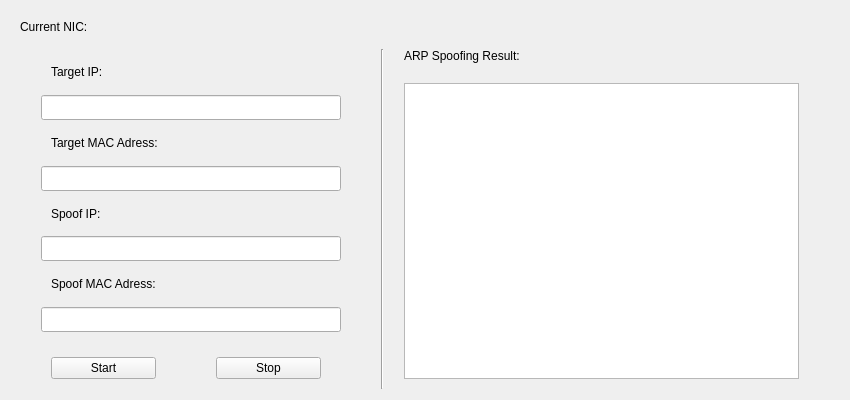
<?xml version="1.0" encoding="UTF-8"?>
<ui version="4.0">
 <class>ArpSpoof</class>
 <widget class="QWidget" name="ArpSpoof">
  <property name="geometry">
   <rect>
    <x>0</x>
    <y>0</y>
    <width>850</width>
    <height>400</height>
   </rect>
  </property>
  <property name="sizePolicy">
   <sizepolicy hsizetype="Preferred" vsizetype="Preferred">
    <horstretch>0</horstretch>
    <verstretch>0</verstretch>
   </sizepolicy>
  </property>
  <property name="minimumSize">
   <size>
    <width>850</width>
    <height>400</height>
   </size>
  </property>
  <property name="maximumSize">
   <size>
    <width>850</width>
    <height>400</height>
   </size>
  </property>
  <property name="windowTitle">
   <string>ARP Spoofing</string>
  </property>
  <property name="statusTip">
   <string/>
  </property>
  <layout class="QVBoxLayout" name="verticalLayout_4">
   <item>
    <widget class="QWidget" name="widget" native="true">
     <layout class="QHBoxLayout" name="horizontalLayout_2">
      <item>
       <widget class="QLabel" name="curNicLabel">
        <property name="sizePolicy">
         <sizepolicy hsizetype="Preferred" vsizetype="Preferred">
          <horstretch>0</horstretch>
          <verstretch>0</verstretch>
         </sizepolicy>
        </property>
        <property name="text">
         <string>Current NIC:</string>
        </property>
       </widget>
      </item>
      <item>
       <widget class="QLabel" name="nicName">
        <property name="sizePolicy">
         <sizepolicy hsizetype="MinimumExpanding" vsizetype="Preferred">
          <horstretch>0</horstretch>
          <verstretch>0</verstretch>
         </sizepolicy>
        </property>
        <property name="frameShape">
         <enum>QFrame::NoFrame</enum>
        </property>
        <property name="text">
         <string/>
        </property>
        <property name="alignment">
         <set>Qt::AlignCenter</set>
        </property>
       </widget>
      </item>
     </layout>
    </widget>
   </item>
   <item>
    <layout class="QHBoxLayout" name="horizontalLayout_3">
     <property name="spacing">
      <number>20</number>
     </property>
     <item>
      <layout class="QVBoxLayout" name="verticalLayout_2">
       <property name="spacing">
        <number>0</number>
       </property>
       <property name="bottomMargin">
        <number>10</number>
       </property>
       <item>
        <layout class="QVBoxLayout" name="verticalLayout_3">
         <property name="leftMargin">
          <number>30</number>
         </property>
         <property name="rightMargin">
          <number>20</number>
         </property>
         <property name="bottomMargin">
          <number>25</number>
         </property>
         <item>
          <widget class="QLabel" name="targetIPLabel">
           <property name="sizePolicy">
            <sizepolicy hsizetype="Preferred" vsizetype="Expanding">
             <horstretch>0</horstretch>
             <verstretch>0</verstretch>
            </sizepolicy>
           </property>
           <property name="text">
            <string>Target IP:</string>
           </property>
           <property name="alignment">
            <set>Qt::AlignLeading|Qt::AlignLeft|Qt::AlignVCenter</set>
           </property>
           <property name="indent">
            <number>10</number>
           </property>
          </widget>
         </item>
         <item>
          <widget class="QLineEdit" name="targetIP">
           <property name="sizePolicy">
            <sizepolicy hsizetype="MinimumExpanding" vsizetype="Fixed">
             <horstretch>0</horstretch>
             <verstretch>0</verstretch>
            </sizepolicy>
           </property>
           <property name="minimumSize">
            <size>
             <width>80</width>
             <height>25</height>
            </size>
           </property>
           <property name="maximumSize">
            <size>
             <width>300</width>
             <height>16777215</height>
            </size>
           </property>
           <property name="focusPolicy">
            <enum>Qt::StrongFocus</enum>
           </property>
           <property name="contextMenuPolicy">
            <enum>Qt::DefaultContextMenu</enum>
           </property>
           <property name="statusTip">
            <string>目标IP</string>
           </property>
           <property name="inputMask">
            <string/>
           </property>
           <property name="text">
            <string/>
           </property>
           <property name="frame">
            <bool>true</bool>
           </property>
           <property name="alignment">
            <set>Qt::AlignCenter</set>
           </property>
          </widget>
         </item>
         <item>
          <widget class="QLabel" name="targetMacLabel">
           <property name="sizePolicy">
            <sizepolicy hsizetype="Preferred" vsizetype="Expanding">
             <horstretch>0</horstretch>
             <verstretch>0</verstretch>
            </sizepolicy>
           </property>
           <property name="text">
            <string>Target MAC Adress:</string>
           </property>
           <property name="alignment">
            <set>Qt::AlignLeading|Qt::AlignLeft|Qt::AlignVCenter</set>
           </property>
           <property name="indent">
            <number>10</number>
           </property>
          </widget>
         </item>
         <item>
          <widget class="QLineEdit" name="targetMacAddr">
           <property name="minimumSize">
            <size>
             <width>0</width>
             <height>25</height>
            </size>
           </property>
           <property name="maximumSize">
            <size>
             <width>300</width>
             <height>16777215</height>
            </size>
           </property>
           <property name="focusPolicy">
            <enum>Qt::StrongFocus</enum>
           </property>
           <property name="alignment">
            <set>Qt::AlignCenter</set>
           </property>
          </widget>
         </item>
         <item>
          <widget class="QLabel" name="spoofIPLabel">
           <property name="sizePolicy">
            <sizepolicy hsizetype="Preferred" vsizetype="MinimumExpanding">
             <horstretch>0</horstretch>
             <verstretch>0</verstretch>
            </sizepolicy>
           </property>
           <property name="text">
            <string>Spoof IP:</string>
           </property>
           <property name="alignment">
            <set>Qt::AlignLeading|Qt::AlignLeft|Qt::AlignVCenter</set>
           </property>
           <property name="indent">
            <number>10</number>
           </property>
          </widget>
         </item>
         <item>
          <widget class="QLineEdit" name="spoofIP">
           <property name="sizePolicy">
            <sizepolicy hsizetype="MinimumExpanding" vsizetype="Fixed">
             <horstretch>0</horstretch>
             <verstretch>0</verstretch>
            </sizepolicy>
           </property>
           <property name="minimumSize">
            <size>
             <width>80</width>
             <height>25</height>
            </size>
           </property>
           <property name="maximumSize">
            <size>
             <width>300</width>
             <height>16777215</height>
            </size>
           </property>
           <property name="focusPolicy">
            <enum>Qt::StrongFocus</enum>
           </property>
           <property name="contextMenuPolicy">
            <enum>Qt::DefaultContextMenu</enum>
           </property>
           <property name="statusTip">
            <string>欺骗IP</string>
           </property>
           <property name="text">
            <string/>
           </property>
           <property name="alignment">
            <set>Qt::AlignCenter</set>
           </property>
          </widget>
         </item>
         <item>
          <widget class="QLabel" name="spoofMacLabel">
           <property name="sizePolicy">
            <sizepolicy hsizetype="Preferred" vsizetype="Expanding">
             <horstretch>0</horstretch>
             <verstretch>0</verstretch>
            </sizepolicy>
           </property>
           <property name="text">
            <string>Spoof MAC Adress:</string>
           </property>
           <property name="alignment">
            <set>Qt::AlignLeading|Qt::AlignLeft|Qt::AlignVCenter</set>
           </property>
           <property name="indent">
            <number>10</number>
           </property>
          </widget>
         </item>
         <item>
          <widget class="QLineEdit" name="spoofMacAddr">
           <property name="minimumSize">
            <size>
             <width>0</width>
             <height>25</height>
            </size>
           </property>
           <property name="maximumSize">
            <size>
             <width>300</width>
             <height>16777215</height>
            </size>
           </property>
           <property name="focusPolicy">
            <enum>Qt::StrongFocus</enum>
           </property>
           <property name="alignment">
            <set>Qt::AlignCenter</set>
           </property>
          </widget>
         </item>
        </layout>
       </item>
       <item>
        <layout class="QHBoxLayout" name="horizontalLayout">
         <property name="spacing">
          <number>60</number>
         </property>
         <property name="leftMargin">
          <number>40</number>
         </property>
         <property name="rightMargin">
          <number>40</number>
         </property>
         <item>
          <widget class="QPushButton" name="startBtn">
           <property name="text">
            <string>Start</string>
           </property>
          </widget>
         </item>
         <item>
          <widget class="QPushButton" name="stopBtn">
           <property name="text">
            <string>Stop</string>
           </property>
          </widget>
         </item>
        </layout>
       </item>
      </layout>
     </item>
     <item>
      <widget class="Line" name="line">
       <property name="orientation">
        <enum>Qt::Vertical</enum>
       </property>
      </widget>
     </item>
     <item>
      <layout class="QVBoxLayout" name="verticalLayout">
       <property name="spacing">
        <number>20</number>
       </property>
       <property name="rightMargin">
        <number>40</number>
       </property>
       <property name="bottomMargin">
        <number>10</number>
       </property>
       <item>
        <widget class="QLabel" name="label">
         <property name="text">
          <string>ARP Spoofing Result:</string>
         </property>
         <property name="alignment">
          <set>Qt::AlignLeading|Qt::AlignLeft|Qt::AlignVCenter</set>
         </property>
        </widget>
       </item>
       <item>
        <widget class="QTextEdit" name="ArpResult">
         <property name="focusPolicy">
          <enum>Qt::NoFocus</enum>
         </property>
         <property name="frameShadow">
          <enum>QFrame::Plain</enum>
         </property>
         <property name="readOnly">
          <bool>true</bool>
         </property>
        </widget>
       </item>
      </layout>
     </item>
    </layout>
   </item>
  </layout>
 </widget>
 <resources/>
 <connections/>
</ui>
